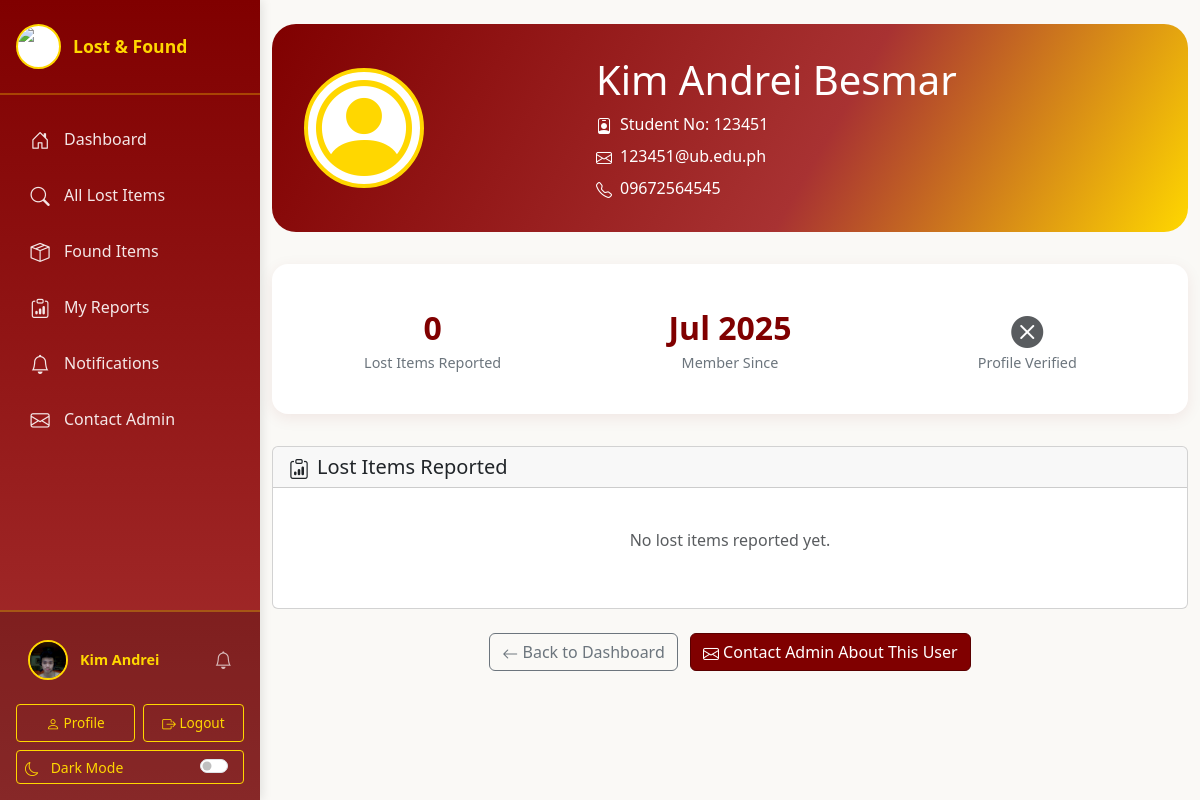
/htdocs/public/view_profile.php?student_no=123451 (signed in), run on the app's committed database.
### tables this page shows
CREATE TABLE `student` (
  `StudentID` int NOT NULL AUTO_INCREMENT,
  `StudentNo` varchar(20) NOT NULL,
  `PasswordHash` varchar(255) NOT NULL,
  `StudentName` varchar(100) NOT NULL,
  `Email` varchar(100) NOT NULL,
  `PhoneNo` varchar(20) DEFAULT NULL,
  `Course` varchar(100) DEFAULT NULL,
  `YearLevel` varchar(20) DEFAULT NULL,
  `ProfilePhoto` varchar(255) DEFAULT NULL,
  `CreatedAt` timestamp NULL DEFAULT CURRENT_TIMESTAMP,
  `UpdatedAt` timestamp NULL DEFAULT CURRENT_TIMESTAMP ON UPDATE CURRENT_TIMESTAMP,
  `Bio` text,
  `PhotoConfirmed` tinyint(1) DEFAULT '0',
  PRIMARY KEY (`StudentID`),
  UNIQUE KEY `StudentNo` (`StudentNo`),
  UNIQUE KEY `Email` (`Email`),
  KEY `idx_student_studentno` (`StudentNo`),
  KEY `idx_student_email` (`Email`)
);

### htdocs/classes/Notification.php (called while the page is built, shortened)
<?php
class Notification {
    private $conn;
    public function __construct($conn) {
        $this->conn = $conn;
    }
    public function getUnreadCount($studentNo) {
        try {
            $stmt = $this->conn->prepare('SELECT COUNT(*) FROM notifications WHERE StudentNo = :studentNo AND IsRead = 0');
            $stmt->execute(['studentNo' => $studentNo]);
            return $stmt->fetchColumn();
        } catch (PDOException $e) {
            return 0;
        }
    }
}

### htdocs/public/view_profile.php (the view, shortened to what this page needs)
<?php
$studentNo = $_GET['student_no'] ?? '';
$db = new Database();
$conn = $db->getConnection();
$stmt = $conn->prepare('SELECT StudentNo, StudentName, Email, PhoneNo, ProfilePhoto, PhotoConfirmed, Bio, CreatedAt FROM student WHERE StudentNo = :studentNo LIMIT 1');
$stmt->execute(['studentNo' => $studentNo]);
$profileStudent = $stmt->fetch(PDO::FETCH_ASSOC);
$stmt = $conn->prepare('SELECT r.ReportID, c.ClassName, r.Description, r.DateOfLoss, r.CreatedAt, r.PhotoURL FROM reportitem r JOIN itemclass c ON r.ItemClassID = c.ItemClassID WHERE r.StudentNo = :studentNo AND r.StatusConfirmed = 1 ORDER BY r.CreatedAt DESC LIMIT 6');
$stmt->execute(['studentNo' => $studentNo]);
$theirReports = $stmt->fetchAll(PDO::FETCH_ASSOC);
$currentUser = $_SESSION['student'];
$isOwnProfile = ($currentUser['StudentNo'] === $studentNo);
?>
<!DOCTYPE html>
<html lang="en">
<head>
  <link href="https://cdn.jsdelivr.net/npm/bootstrap@5.3.0/dist/css/bootstrap.min.css" rel="stylesheet">
  <?php
  $ubCssFile = file_exists(__DIR__ . '/../assets/UB.css') ? 'UB.css' : 'ub.css';
  ?>
  <link href="css.php?file=<?php echo urlencode($ubCssFile); ?>" rel="stylesheet">
  <link href="css.php?file=profile.css" rel="stylesheet">
  <link href="https://cdn.jsdelivr.net/npm/bootstrap-icons@1.10.5/font/bootstrap-icons.css" rel="stylesheet">
</head>
<body>
<?php include '../templates/header.php'; ?>
<div class="container py-4">
  <div class="profile-header text-center">
    <div class="row align-items-center">
      <div class="col-md-4">
        <?php if (!empty($profileStudent['ProfilePhoto']) && isset($profileStudent['PhotoConfirmed']) && $profileStudent['PhotoConfirmed'] == 1): ?>
          <img src="../<?php echo htmlspecialchars($profileStudent['ProfilePhoto']); ?>" alt="Profile Photo" class="profile-photo-large">
        <?php else: ?>
          <i class="bi bi-person-circle profile-photo-large d-flex align-items-center justify-content-center" style="font-size:6rem;color:#FFD700;background:#fff;"></i>
        <?php endif; ?>
      </div>
      <div class="col-md-8 text-md-start">
        <h1 class="mb-2">
          <?php echo htmlspecialchars($profileStudent['StudentName']); ?>
        </h1>
        <p class="mb-2"><i class="bi bi-person-badge me-2"></i>Student No: <?php echo htmlspecialchars($profileStudent['StudentNo']); ?></p>
        <p class="mb-2"><i class="bi bi-envelope me-2"></i><?php echo htmlspecialchars($profileStudent['Email']); ?></p>
        <?php if (!empty($profileStudent['PhoneNo'])): ?>
          <p class="mb-0"><i class="bi bi-telephone me-2"></i><?php echo htmlspecialchars($profileStudent['PhoneNo']); ?></p>
        <?php endif; ?>
      </div>
    </div>
  </div>
  <div class="profile-stats">
    <div class="row">
      <div class="col-md-4">
        <div class="stat-item">
          <div class="stat-number"><?php echo count($theirReports); ?></div>
          <div class="stat-label">Lost Items Reported</div>
        </div>
      </div>
      <div class="col-md-4">
        <div class="stat-item">
          <div class="stat-number"><?php echo date('M Y', strtotime($profileStudent['CreatedAt'])); ?></div>
          <div class="stat-label">Member Since</div>
        </div>
      </div>
      <div class="col-md-4">
        <div class="stat-item">
          <div class="stat-number">
            <?php if (!empty($profileStudent['ProfilePhoto']) && isset($profileStudent['PhotoConfirmed']) && $profileStudent['PhotoConfirmed'] == 1): ?>
              <i class="bi bi-check-circle-fill text-success"></i>
            <?php else: ?>
              <i class="bi bi-x-circle-fill text-muted"></i>
            <?php endif; ?>
          </div>
          <div class="stat-label">Profile Verified</div>
        </div>
      </div>
    </div>
  </div>
  <div class="card">
    <div class="card-header">
      <h5 class="mb-0"><i class="bi bi-clipboard-data me-2"></i>Lost Items Reported</h5>
    </div>
    <div class="card-body">
      <?php if (count($theirReports) > 0): ?>
        <div class="row g-4">
          <?php foreach ($theirReports as $report): ?>
            <div class="col-md-6 col-lg-4">
              <div class="card h-100 shadow-sm">
                <?php if ($report['PhotoURL']): ?>
                  <img src="../<?php echo encodeImageUrl($report['PhotoURL']); ?>" class="card-img-top" alt="Lost Item Image" style="object-fit:cover;max-height:180px;" onerror="<?php echo getImageErrorHandler(); ?>">
                <?php else: ?>
                  <img src="<?php echo getPlaceholderImage(); ?>" class="card-img-top" alt="No Image">
                <?php endif; ?>
                <div class="card-body d-flex flex-column">
                  <h6 class="card-title mb-1"><?php echo htmlspecialchars($report['ClassName']); ?></h6>
                  <p class="card-text small mb-2"><?php echo htmlspecialchars(mb_strimwidth($report['Description'], 0, 60, '...')); ?></p>
                  <small class="text-muted mb-2">Lost on: <?php echo htmlspecialchars($report['DateOfLoss']); ?></small>
                  <button class="btn btn-primary btn-sm mt-auto" data-bs-toggle="modal" data-bs-target="#reportModal<?php echo $report['ReportID']; ?>">View Details</button>
                </div>
              </div>
            </div>
          <?php endforeach; ?>
        </div>
      <?php else: ?>
        <p class="text-muted text-center py-4">No lost items reported yet.</p>
      <?php endif; ?>
    </div>
  </div>
  <div class="text-center mt-4">
    <a href="dashboard.php" class="btn btn-outline-secondary me-2">
      <i class="bi bi-arrow-left"></i> Back to Dashboard
    </a>
    <?php if (!$isOwnProfile): ?>
      <a href="contact_admin.php" class="btn btn-primary">
        <i class="bi bi-envelope"></i> Contact Admin About This User
      </a>
    <?php endif; ?>
  </div>
</div>
<?php include '../templates/footer.php'; ?>
</body>
</html>

### htdocs/templates/header.php (shortened to what this page needs)
<?php
$student = null;
$conn = null;
if (isset($_SESSION['student'])) {
    $student = $_SESSION['student'];
    try {
        $db = new Database();
        $conn = $db->getConnection();
        if ($conn) {
            $stmt = $conn->prepare('SELECT * FROM student WHERE StudentNo = :studentNo LIMIT 1');
            $stmt->execute(['studentNo' => $_SESSION['student']['StudentNo']]);
            $freshStudent = $stmt->fetch(PDO::FETCH_ASSOC);
            if ($freshStudent) {
                $student = $freshStudent;
            }
        }
    } catch (Exception $e) {
        $student = $_SESSION['student'];
        $conn = null;
    }
}
function nav_active($page) {
  $current = basename($_SERVER['PHP_SELF']);
  return $current === $page ? 'active' : '';
}
$unreadCount = 0;
if ($student && $conn) {
    try {
        require_once __DIR__ . '/../classes/Notification.php';
        $notification = new Notification($conn);
        $unreadCount = $notification->getUnreadCount($student['StudentNo']);
    } catch (Exception $e) {
        $unreadCount = 0;
    }
}
?>
<link href="css.php?file=sidebar.css" rel="stylesheet">
<div class="sidebar-wrapper">
  <aside class="sidebar" id="sidebar">
    <div class="sidebar-header">
      <img src="../assets/ub_logo.png" alt="University of Batangas Logo">
      <span class="brand-text">Lost & Found</span>
    </div>
    <nav class="sidebar-nav">
      <ul class="nav flex-column">
        <li class="nav-item">
          <a class="nav-link <?php echo nav_active('dashboard.php'); ?>" href="dashboard.php">
            <i class="bi bi-house-door"></i>
            <span>Dashboard</span>
          </a>
        </li>
        <li class="nav-item">
          <a class="nav-link <?php echo nav_active('all_lost.php'); ?>" href="all_lost.php">
            <i class="bi bi-search"></i>
            <span>All Lost Items</span>
          </a>
        </li>
        <li class="nav-item">
          <a class="nav-link <?php echo nav_active('found_items.php'); ?>" href="found_items.php">
            <i class="bi bi-box-seam"></i>
            <span>Found Items</span>
          </a>
        </li>
        <li class="nav-item">
          <a class="nav-link <?php echo nav_active('my_reports.php'); ?>" href="my_reports.php">
            <i class="bi bi-clipboard-data"></i>
            <span>My Reports</span>
          </a>
        </li>
        <li class="nav-item">
          <a class="nav-link <?php echo nav_active('notifications.php'); ?>" href="notifications.php">
            <i class="bi bi-bell"></i>
            <span>Notifications</span>
          </a>
        </li>
        <li class="nav-item">
          <a class="nav-link <?php echo nav_active('contact_admin.php'); ?>" href="contact_admin.php">
            <i class="bi bi-envelope"></i>
            <span>Contact Admin</span>
          </a>
        </li>
      </ul>
    </nav>
    <?php if ($student): ?>
      <div class="sidebar-footer">
        <div class="sidebar-user">
          <?php if (!empty($student['ProfilePhoto']) && isset($student['PhotoConfirmed']) && $student['PhotoConfirmed'] == 1): ?>
            <img src="../<?php echo htmlspecialchars($student['ProfilePhoto']); ?>" alt="Profile Photo">
          <?php else: ?>
            <div class="user-icon">
              <i class="bi bi-person-circle"></i>
            </div>
          <?php endif; ?>
          <div class="sidebar-user-info">
            <div class="sidebar-user-name d-flex align-items-center justify-content-between">
              <span><?php echo htmlspecialchars($student['StudentName']); ?></span>
              <?php if ($unreadCount > 0): ?>
                <button class="notification-bell-link position-relative btn p-0 border-0" type="button" data-bs-toggle="modal" data-bs-target="#notificationModal" title="View Notifications">
                  <i class="bi bi-bell-fill" style="color: #FFD700; font-size: 1.1rem;"></i>
                  <span class="position-absolute top-0 start-100 translate-middle badge rounded-pill bg-danger" style="font-size: 0.65rem; padding: 0.2rem 0.4rem;">
                    <?php echo $unreadCount > 9 ? '9+' : $unreadCount; ?>
                  </span>
                </button>
              <?php else: ?>
                <button class="notification-bell-link btn p-0 border-0" type="button" data-bs-toggle="modal" data-bs-target="#notificationModal" title="View Notifications">
                  <i class="bi bi-bell" style="color: rgba(255, 255, 255, 0.7); font-size: 1.1rem;"></i>
                </button>
              <?php endif; ?>
            </div>
          </div>
        </div>
        <div class="sidebar-user-actions">
          <a href="profile.php" class="btn btn-outline-light btn-sm">
            <i class="bi bi-person"></i> Profile
          </a>
          <form method="POST" action="logout.php" style="display: inline; flex: 1;">
            <button type="submit" class="btn btn-outline-light btn-sm w-100">
              <i class="bi bi-box-arrow-right"></i> Logout
            </button>
          </form>
        </div>
        <div class="mt-2">
          <button class="btn btn-outline-light btn-sm w-100 d-flex align-items-center justify-content-between" id="darkModeToggle" type="button" title="Toggle Dark Mode">
            <span>
              <i class="bi bi-moon me-2" id="darkModeIcon"></i>
              <span id="darkModeText" class="dark-mode-text">Dark Mode</span>
            </span>
            <span class="form-check form-switch mb-0 dark-mode-switch">
              <input class="form-check-input" type="checkbox" id="darkModeSwitch">
            </span>
          </button>
        </div>
      </div>
    <?php endif; ?>
  </aside>
  <main class="main-content">

### htdocs/public/view_profile.php (style rules this page uses)
.profile-header { background: linear-gradient(120deg, #800000 0%, #a83232 60%, #FFD700 100%); color: #fff; border-radius: 1.5rem; padding: 2rem; margin-bottom: 2rem; position: relative; overflow: hidden; }
.profile-photo-large { width: 120px; height: 120px; border-radius: 50%; object-fit: cover; border: 4px solid #FFD700; background: #fff; }
.profile-stats { background: #fff; border-radius: 1rem; padding: 1.5rem; box-shadow: 0 4px 16px rgba(128,0,0,0.08); margin-bottom: 2rem; }
.stat-item { text-align: center; padding: 1rem; }
.stat-number { font-size: 2rem; font-weight: bold; color: #800000; }
.stat-label { color: #6c757d; font-size: 0.9rem; }

### data on the page
student: ProfilePhoto (picture), StudentName "Kim Andrei"
student: StudentName "Kim Andrei Besmar", StudentNo "123451", Email "123451@ub.edu.ph", PhoneNo "09672564545", CreatedAt "Jul 2025"

### other printed values
count($theirReports) "0"
